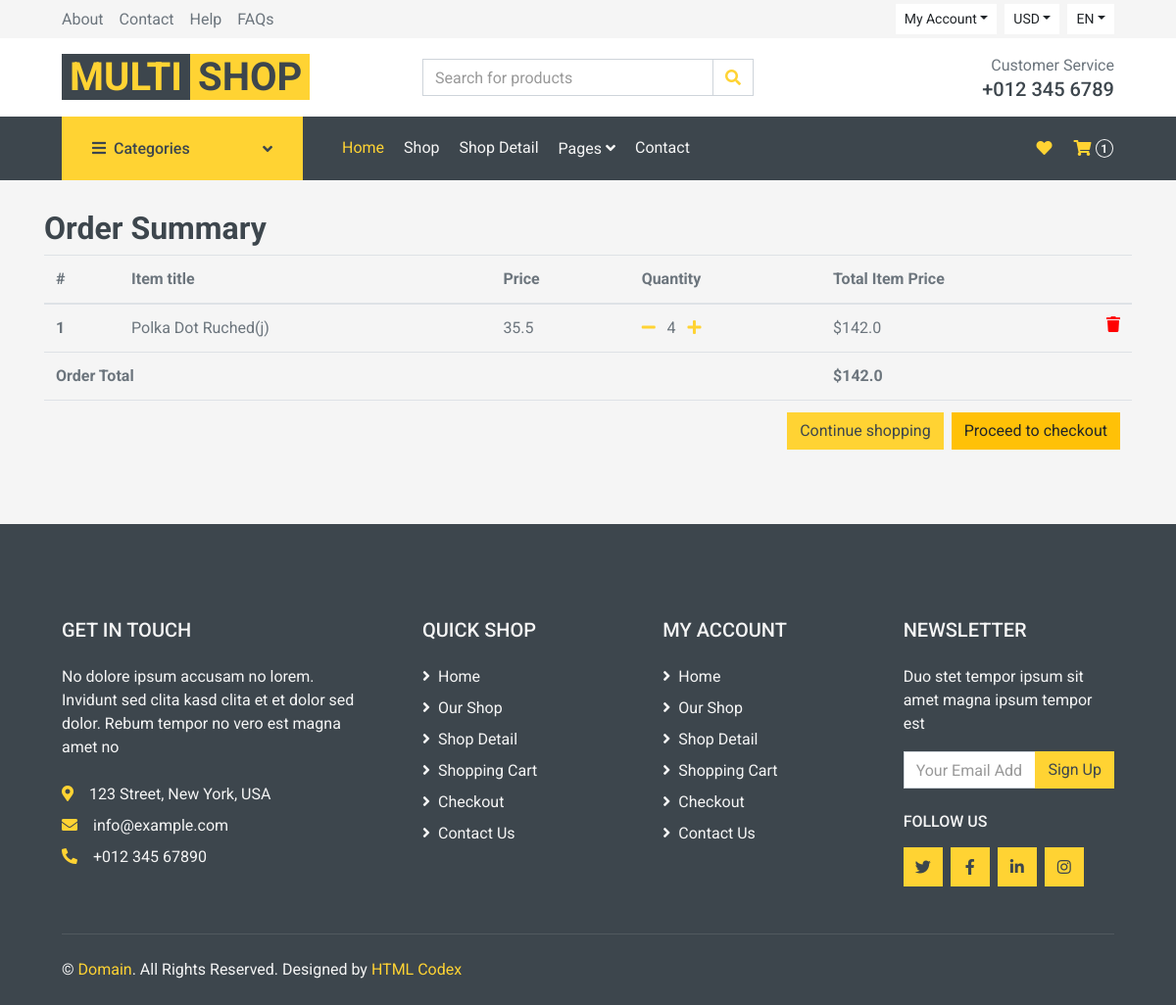
Before: /order-summary/ (signed in) with the older database file.
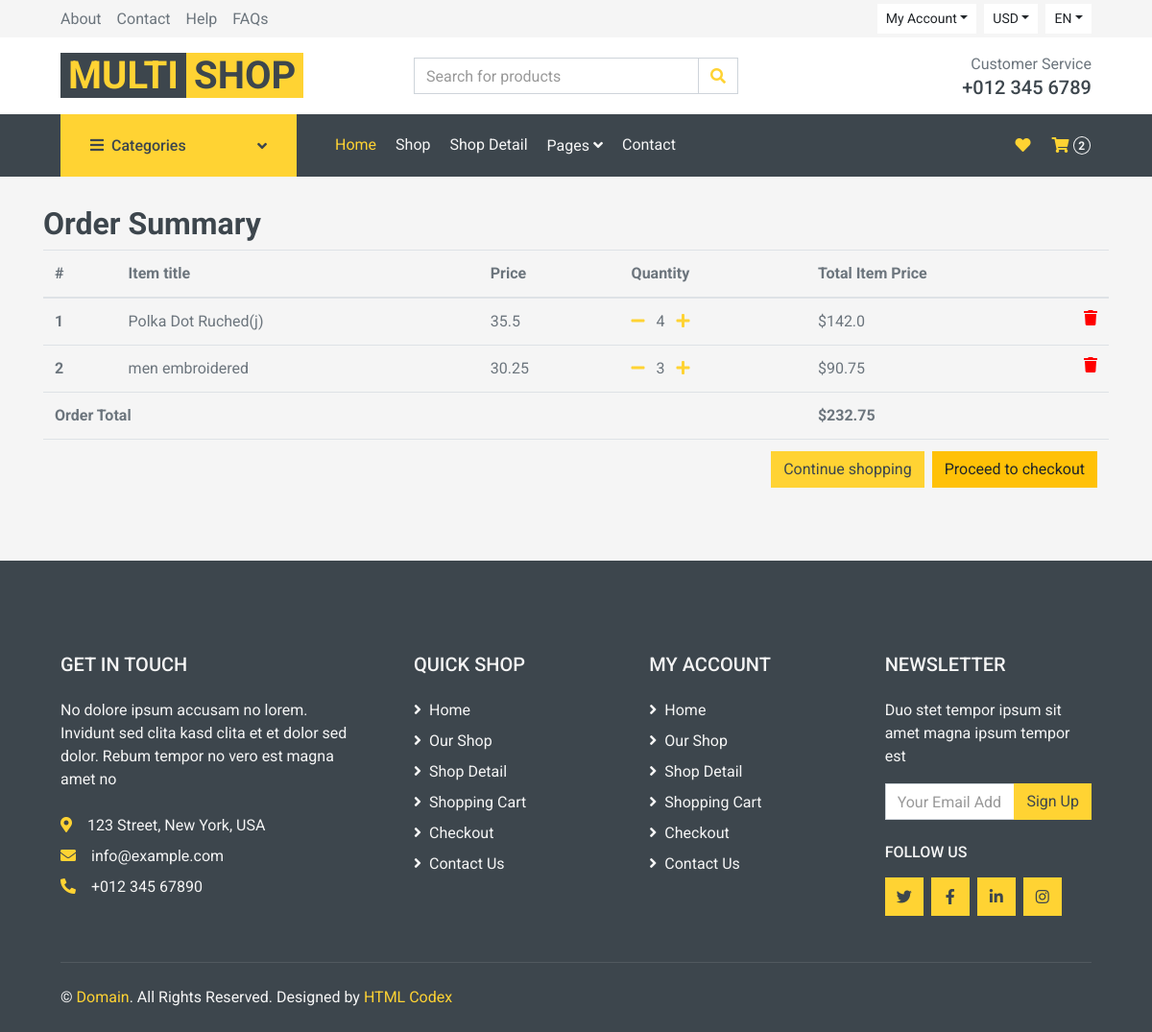
After: the same page with the newer database file.
### shop/models.py (models this page shows, shortened)
class User(AbstractBaseUser):
	email = models.EmailField(verbose_name='Email Address', unique=True, null=True)
	username = models.CharField(max_length=100, unique=True)
	date_joined = models.DateTimeField(verbose_name='date joined', auto_now_add=True)
	last_login = models.DateTimeField(verbose_name='last login', auto_now=True)
	is_admin = models.BooleanField(default=False)
	is_active = models.BooleanField(default=False)
	is_staff = models.BooleanField(default=False)
	is_superuser = models.BooleanField(default=False)
	USERNAME_FIELD = 'email'
	REQUIRED_FIELDS = ['username', ]
	objects = CustomUserManager()

class Order(models.Model):
    costumer = models.ForeignKey(User, on_delete=models.CASCADE, null=True)
    date_created = models.DateTimeField(auto_now_add=True)
    date_update = models.DateTimeField(auto_now=True)
    items = models.ManyToManyField(OrderItem)
    total = models.FloatField(default=0.00)
    active = models.BooleanField(default=True)
    order_date = models.DateTimeField(null=True)
    def get_total(self):
        total = 0
        for order_item in self.items.all():
            total += order_item.get_final_price()
        return total

class OrderItem(models.Model):
    item = models.ForeignKey(Item, on_delete=models.CASCADE)
    costumer = models.ForeignKey(User, on_delete=models.CASCADE, null=True)
    quantity = models.IntegerField(default=1)
    active = models.BooleanField(default=True)
    def get_total_item_price(self):
        return self.quantity * self.item.price
    def get_final_price(self):
        if self.item.discount_price:
            return self.get_total_discount_item_price()
        return self.get_total_item_price()

class Item(models.Model):
    name = models.CharField(max_length=100)
    category_1 = models.ForeignKey(Category1, on_delete=models.SET_NULL, null=True)
    category_2 = models.CharField(max_length=5, choices=CATEGORY2_CHOICES, null=True)
    picture = models.ImageField(upload_to='media/products', default='media/products/example.jpg')
    price = models.FloatField()
    slug = models.SlugField(null=True, blank=True)
    rate = models.FloatField(default=0, null=True, blank=True)
    discount_price = models.FloatField(blank=True, null=True)

### shop/views.py (the view)
# urls.py: path('order-summary/', views.OrderSummaryView, name='order-summary'),
def OrderSummaryView(request):
    try:
        order = Order.objects.get(costumer=request.user, active=True)
        context = {
            'object': order
        }
        return render(request, 'shop/order_summary.html', context)
    except ObjectDoesNotExist:
        messages.warning(self.request, "You do not have an active order")
        return redirect("shop:home")

### shop/templatetags/shopping_card.py (called while the page is built)
@register.filter
def cart_item_count(user):
	if user.is_authenticated:
		qs = Order.objects.filter(costumer=user, active=True)
		if qs.exists():
			return qs[0].items.count()
	return 0

### templates/shop/order_summary.html (shortened to what this page needs)
{% extends "base.html" %}
{% block content %}
  <main>
    <div class="container">
    <div class="table-responsive text-nowrap">
    <h2>Order Summary</h2>
    <table class="table">
        <thead>
        <tr>
            <th scope="col">#</th>
            <th scope="col">Item title</th>
            <th scope="col">Price</th>
            <th scope="col">Quantity</th>
            <th scope="col">Total Item Price</th>
        </tr>
        </thead>
        <tbody>
        {% for order_item in object.items.all %}
        <tr>
            <th scope="row">{{ forloop.counter }}</th>
            <td>{{ order_item.item.name }}</td>
            <td>{{ order_item.item.price }}</td>
            <td>
                <a href="{% url 'shop:remove-one-item-from-cart' order_item.item.pk %}"><i class="fas fa-minus mr-2"></i></a>
                {{ order_item.quantity }}
                <a href="{% url 'shop:add-to-cart' order_item.item.pk %}"><i class="fas fa-plus ml-2"></i></a>
            </td>
            <td>
            {% if order_item.item.discount_price %}
                ${{ order_item.get_total_discount_item_price }}
                <span class="badge badge-primary">Saving ${{ order_item.get_amount_saved }}</span>
            {% else %}
                ${{ order_item.get_total_item_price }}
            {% endif %}
            <a style='color: red;' href="{% url 'shop:remove-from-cart' order_item.item.pk %}">
                <i class="fas fa-trash float-right"></i>
            </a>
            </td>
        </tr>
        {% endfor %}
        {% if object.get_total %}
        <tr>
            <td colspan="4"><b>Order Total</b></td>
            <td><b>${{ object.get_total }}</b></td>
        </tr>
        <tr>
            <td colspan="5">
            <a class='btn btn-warning float-right ml-2' href='/checkout/'>Proceed to checkout</a>
            <a class='btn btn-primary float-right' href='/'>Continue shopping</a>
            </td>
        </tr>
        {% endif %}
        </tbody>
    </table>
    </div>
    </div>
  </main>
{% endblock content %}

### templates/base.html (shortened to what the changed rows need)
{% load static %}
{% load shopping_card %}
<!DOCTYPE html>
<html lang="en">
<head>
    <link href="https://cdnjs.cloudflare.com/ajax/libs/font-awesome/5.10.0/css/all.min.css" rel="stylesheet">
    <link href="{% static 'lib/animate/animate.min.css' %}"  rel="stylesheet">
    <link href="{% static 'lib/owlcarousel/assets/owl.carousel.min.css' %}"  rel="stylesheet">
    <link href="{% static 'css/style.css' %}" rel="stylesheet">
</head>
<body>
    <div class="container-fluid bg-dark mb-30">
        <div class="row px-xl-5">
            <div class="col-lg-9">
                <nav class="navbar navbar-expand-lg bg-dark navbar-dark py-3 py-lg-0 px-0">
                    <div class="collapse navbar-collapse justify-content-between" id="navbarCollapse">
                        <div class="navbar-nav ml-auto py-0 d-none d-lg-block">
                            {% if user.is_authenticated %}
                                <a href="{% url 'shop:filter-4' %}" class="btn px-0">
                                    <i class="fas fa-heart text-primary"></i>
                                </a>
                                <a href="{% url 'shop:order-summary' %}" class="btn px-0 ml-3">
                                    <i class="fas fa-shopping-cart text-primary"></i>
                                    <span class="badge text-secondary border border-secondary rounded-circle" style="padding-bottom: 2px;">{{request.user|cart_item_count}}</span>
                                </a>
                            {% endif %}
                        </div>
                    </div>
                </nav>
            </div>
        </div>
    </div>
    {% block content %}
    {% endblock content %}
</body>
</html>

Changed rows visible on the page:
changed User: user|cart_item_count "1" → "2"
added OrderItem: item.name "men embroidered", item.price "30.25", quantity "3", get_total_item_price "90.75"
changed Order: get_total "142.0" → "232.75"
